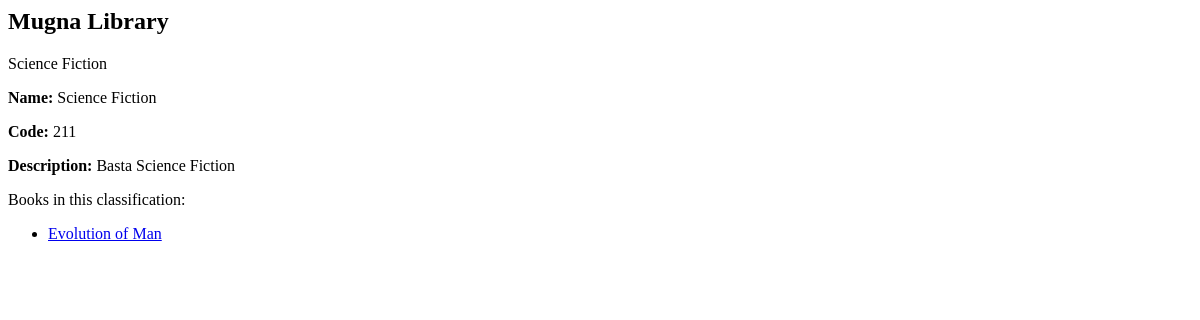
The page /books/classifications/1/ on the database as committed earlier.
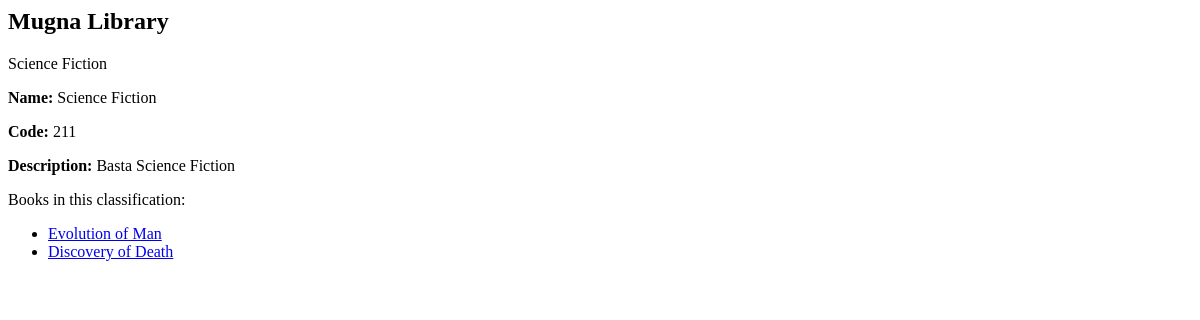
The same page on the database as committed later.
### books/models.py (models this page shows, shortened)
class Book(models.Model):
    title = models.CharField(_("Title"), max_length=100)
    authors = models.ManyToManyField("books.Author", related_name="books")
    publisher = models.ForeignKey(
        "books.Publisher", on_delete=models.CASCADE, related_name="books"
    )
    classification = models.ForeignKey(
        "books.Classification", on_delete=models.SET_NULL, null=True, blank=True, related_name="books"
    )
    publication_date = models.DateField(_("Publication Date"))

### books/views.py (the view)
# urls.py: path("classifications/<int:classification_pk>/", views.classification_detail, name="classification_detail"),
def classification_detail(request, classification_pk):
    classification = Classification.objects.get(pk=classification_pk)
    return render(
        request, "classification_detail.html", {"classification": classification}
    )

### books/models.py (called while the page is built)
    def __str__(self):
        return self.name

### books/templates/classification_detail.html
{% extends "books_base.html" %}
{% block title %} {{classification}} {% endblock %}
{% block content %}
    <p><strong>Name: </strong> {{classification.name}}</p>
    <p><strong>Code: </strong> {{classification.code}}</p>
    <p><strong>Description: </strong> {{classification.description}}</p>
    <p>Books in this classification:</p>
    <ul>
        {% for book in classification.books.all %}
            <li><a href="/books/{{book.pk}}">{{ book.title }}</a></li>
        {% empty %}
            <li>No books available.</li>
        {% endfor %}
    </ul>
{% endblock %}

Rows that differ between the two databases and show on the page:
added Book: title "Discovery of Death"
